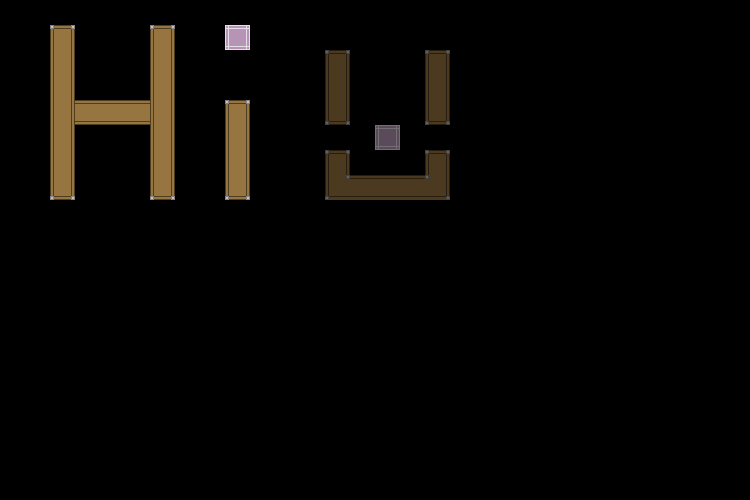

A level layout from a 2D game, rendered from its tile map. Below: a short description, then the map file with its tile-grid data intact:
An orthogonal 30x20 tile map with 25x25 px tiles, 2 tile layers (Tile Layer 1, Tile Layer 2), 2 tilesets.

<map version="1.10" tiledversion="1.11.2" orientation="orthogonal" renderorder="right-down" width="30" height="20" tilewidth="25" tileheight="25" infinite="0" nextlayerid="3" nextobjectid="1">
 <tileset firstgid="1" source="TSet1.tsx" />
 <tileset firstgid="17" source="TSet2.tsx" />
 <layer id="1" name="Tile Layer 1" width="30" height="20" opacity="0.5">
  <data encoding="csv">
0,0,0,0,0,0,0,0,0,0,0,0,0,0,0,0,0,0,0,0,0,0,0,0,0,0,0,0,0,0,
0,0,0,0,0,0,0,0,0,0,0,0,0,0,0,0,0,0,0,0,0,0,0,0,0,0,0,0,0,0,
0,0,0,0,0,0,0,0,0,0,0,0,0,4,0,0,0,4,0,0,0,0,0,0,0,0,0,0,0,0,
0,0,0,0,0,0,0,0,0,0,0,0,0,5,0,0,0,5,0,0,0,0,0,0,0,0,0,0,0,0,
0,0,0,0,0,0,0,0,0,0,0,0,0,8,0,0,0,8,0,0,0,0,0,0,0,0,0,0,0,0,
0,0,0,0,0,0,0,0,0,0,0,0,0,0,0,32,0,0,0,0,0,0,0,0,0,0,0,0,0,0,
0,0,0,0,0,0,0,0,0,0,0,0,0,4,0,0,0,4,0,0,0,0,0,0,0,0,0,0,0,0,
0,0,0,0,0,0,0,0,0,0,0,0,0,9,10,10,10,11,0,0,0,0,0,0,0,0,0,0,0,0,
0,0,0,0,0,0,0,0,0,0,0,0,0,0,0,0,0,0,0,0,0,0,0,0,0,0,0,0,0,0,
0,0,0,0,0,0,0,0,0,0,0,0,0,0,0,0,0,0,0,0,0,0,0,0,0,0,0,0,0,0,
0,0,0,0,0,0,0,0,0,0,0,0,0,0,0,0,0,0,0,0,0,0,0,0,0,0,0,0,0,0,
0,0,0,0,0,0,0,0,0,0,0,0,0,0,0,0,0,0,0,0,0,0,0,0,0,0,0,0,0,0,
0,0,0,0,0,0,0,0,0,0,0,0,0,0,0,0,0,0,0,0,0,0,0,0,0,0,0,0,0,0,
0,0,0,0,0,0,0,0,0,0,0,0,0,0,0,0,0,0,0,0,0,0,0,0,0,0,0,0,0,0,
0,0,0,0,0,0,0,0,0,0,0,0,0,0,0,0,0,0,0,0,0,0,0,0,0,0,0,0,0,0,
0,0,0,0,0,0,0,0,0,0,0,0,0,0,0,0,0,0,0,0,0,0,0,0,0,0,0,0,0,0,
0,0,0,0,0,0,0,0,0,0,0,0,0,0,0,0,0,0,0,0,0,0,0,0,0,0,0,0,0,0,
0,0,0,0,0,0,0,0,0,0,0,0,0,0,0,0,0,0,0,0,0,0,0,0,0,0,0,0,0,0,
0,0,0,0,0,0,0,0,0,0,0,0,0,0,0,0,0,0,0,0,0,0,0,0,0,0,0,0,0,0,
0,0,0,0,0,0,0,0,0,0,0,0,0,0,0,0,0,0,0,0,0,0,0,0,0,0,0,0,0,0
</data>
 </layer>
 <layer id="2" name="Tile Layer 2" width="30" height="20">
  <data encoding="csv">
0,0,0,0,0,0,0,0,0,0,0,0,0,0,0,0,0,0,0,0,0,0,0,0,0,0,0,0,0,0,
0,0,4,0,0,0,4,0,0,32,0,0,0,0,0,0,0,0,0,0,0,0,0,0,0,0,0,0,0,0,
0,0,7,0,0,0,7,0,0,0,0,0,0,0,0,0,0,0,0,0,0,0,0,0,0,0,0,0,0,0,
0,0,7,0,0,0,7,0,0,0,0,0,0,0,0,0,0,0,0,0,0,0,0,0,0,0,0,0,0,0,
0,0,7,2,2,2,7,0,0,4,0,0,0,0,0,0,0,0,0,0,0,0,0,0,0,0,0,0,0,0,
0,0,7,0,0,0,7,0,0,7,0,0,0,0,0,0,0,0,0,0,0,0,0,0,0,0,0,0,0,0,
0,0,7,0,0,0,7,0,0,7,0,0,0,0,0,0,0,0,0,0,0,0,0,0,0,0,0,0,0,0,
0,0,8,0,0,0,8,0,0,8,0,0,0,0,0,0,0,0,0,0,0,0,0,0,0,0,0,0,0,0,
0,0,0,0,0,0,0,0,0,0,0,0,0,0,0,0,0,0,0,0,0,0,0,0,0,0,0,0,0,0,
0,0,0,0,0,0,0,0,0,0,0,0,0,0,0,0,0,0,0,0,0,0,0,0,0,0,0,0,0,0,
0,0,0,0,0,0,0,0,0,0,0,0,0,0,0,0,0,0,0,0,0,0,0,0,0,0,0,0,0,0,
0,0,0,0,0,0,0,0,0,0,0,0,0,0,0,0,0,0,0,0,0,0,0,0,0,0,0,0,0,0,
0,0,0,0,0,0,0,0,0,0,0,0,0,0,0,0,0,0,0,0,0,0,0,0,0,0,0,0,0,0,
0,0,0,0,0,0,0,0,0,0,0,0,0,0,0,0,0,0,0,0,0,0,0,0,0,0,0,0,0,0,
0,0,0,0,0,0,0,0,0,0,0,0,0,0,0,0,0,0,0,0,0,0,0,0,0,0,0,0,0,0,
0,0,0,0,0,0,0,0,0,0,0,0,0,0,0,0,0,0,0,0,0,0,0,0,0,0,0,0,0,0,
0,0,0,0,0,0,0,0,0,0,0,0,0,0,0,0,0,0,0,0,0,0,0,0,0,0,0,0,0,0,
0,0,0,0,0,0,0,0,0,0,0,0,0,0,0,0,0,0,0,0,0,0,0,0,0,0,0,0,0,0,
0,0,0,0,0,0,0,0,0,0,0,0,0,0,0,0,0,0,0,0,0,0,0,0,0,0,0,0,0,0,
0,0,0,0,0,0,0,0,0,0,0,0,0,0,0,0,0,0,0,0,0,0,0,0,0,0,0,0,0,0
</data>
 </layer>
</map>
